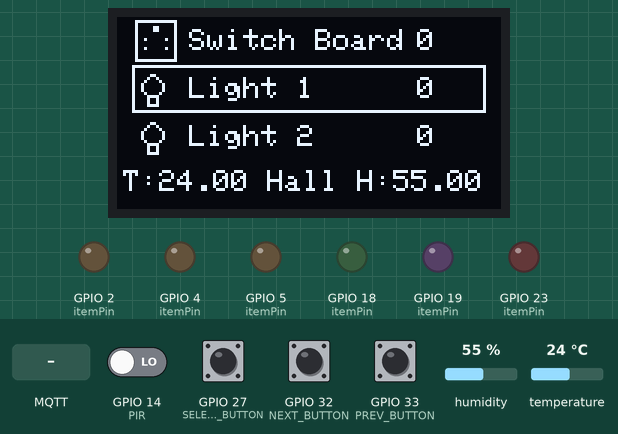
Recording of a program running on a simulated ESP32. Shown: 128×64 one-colour display, output pins drawn as LEDs (lit = HIGH). The inputs (shaded band) are chosen by the test bench; at power-on: GPIO 27 (SELECT_BUTTON), GPIO 32 (NEXT_BUTTON), GPIO 33 (PREV_BUTTON) HIGH, GPIO 14 (PIR) LOW, humidity 55 %, temperature 24 °C. WiFi joins after 1.5 s; servers stay silent unless stated; no MQTT or app messages arrive unless stated; what the program prints to the serial monitor is not drawn.

Above: at 3.3 s.
3.4 s: GPIO 32 (NEXT_BUTTON) pulled LOW for 1 s
At 5.0 s:
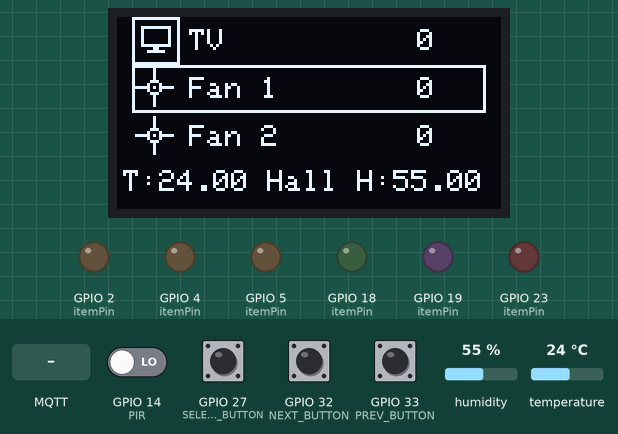
5.9 s: GPIO 27 (SELECT_BUTTON) pulled LOW for 0.15 s
At 6.2 s:
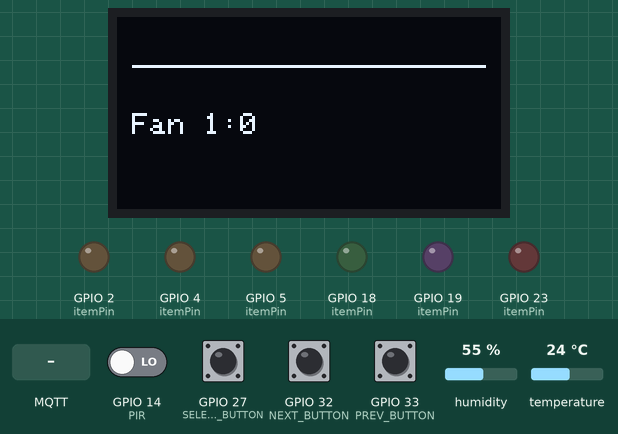
7.5 s: GPIO 33 (PREV_BUTTON) pulled LOW for 1 s
At 8.8 s:
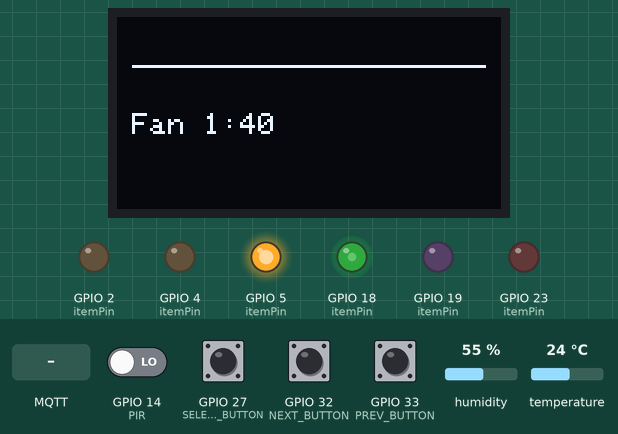
10.0 s: MQTT message "1" arrives on the first subscribed topic
At 10.5 s:
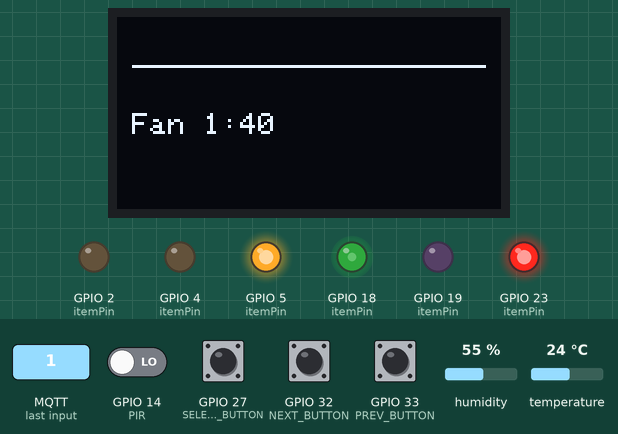
11.5 s: GPIO 27 (SELECT_BUTTON) pulled LOW for 1 s
At 11.69 s:
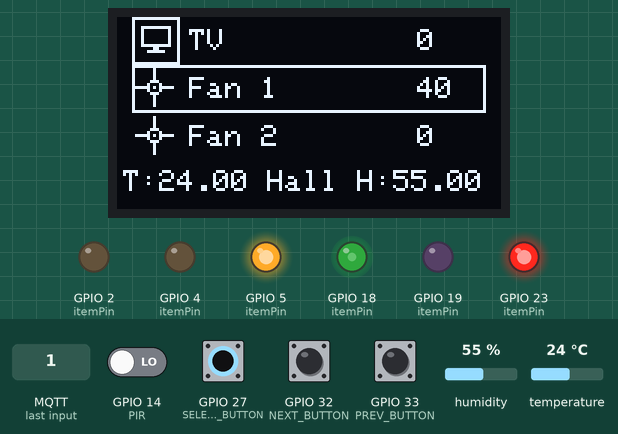
14.0 s: GPIO 33 (PREV_BUTTON) pulled LOW for 1 s
At 15.8 s:
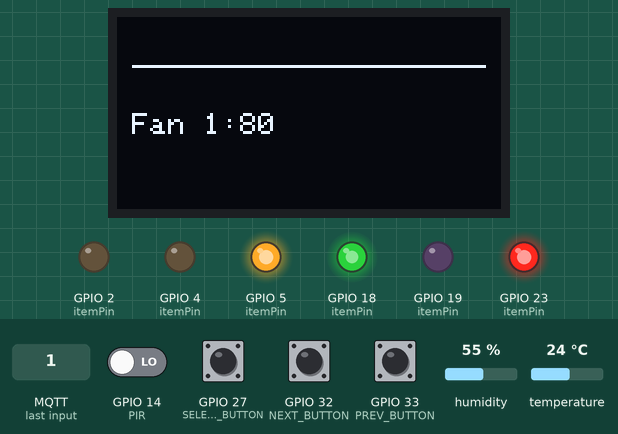
Timing chart, 0 to 17.3 s (numbered marks = the images above; inputs shaded):
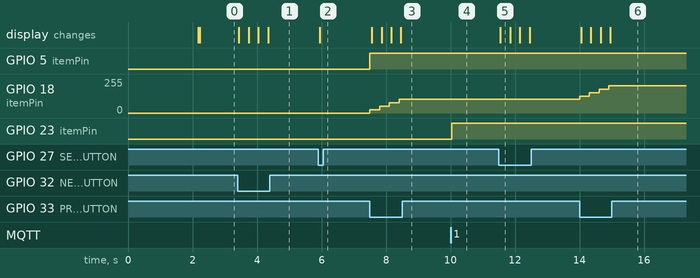

Measured:
- after the input at 3.4 s, the display: first changes at once (image 1 shows a later state)
- after the input at 5.9 s, the display: changes after 0.05 s (image 2)
- after the input at 7.5 s, GPIO 5 (itemPin): LOW → HIGH at once; GPIO 18 (itemPin): 0/255 → 25/255 at once, → 51/255 0.30 s later, → 76/255 0.30 s later, → 102/255 0.30 s later; the display: first changes after 0.06 s (image 3 shows a later state)
- after the input at 10.0 s, GPIO 23 (itemPin): LOW → HIGH at once
- after the input at 11.5 s, the display: changes at once (image 5)
- after the input at 14.0 s, GPIO 18 (itemPin): 102/255 → 127/255 at once, → 153/255 0.30 s later, → 178/255 0.30 s later, → 204/255 0.30 s later; the display: first changes after 0.05 s (image 6 shows a later state)

The program:

main.cpp
```cpp
/*
Date: oct 26
Description:
Updated ersion of OLED_ROOM1
This code establish connection as control panel to mqtt server to control nodes over wifi.

- PushButton attached to pin 32,33,27
- OLED attached to pin 21 (sda),22
- DHT22 attached to pin 15
- Fan 1 attached to pin 18
- Fan 2 attached to pin 4
- Light 1 attached to pin 23
- Ambient Led attached to pin 2
- Plug attached to pin 5
- Brightness Led attached to pin 19
- PIR attached to pin 14
*/

#include <Arduino.h>
#include <Wire.h>
#include <Adafruit_GFX.h>
#include <PubSubClient.h>
// #include <Adafruit_SH1106.h>
#include <Adafruit_SSD1306.h>
#include <DHTesp.h>
#include <WiFi.h>

#define OLED_RESET 4
// OUTPUT CONFIGS
#define FAN 1
#define PLUG 2
#define LIGHT 3
#define BRIGHTNESS 4
#define PIR 14
// BUTTON CONFIG
#define MODE_BUTTON_CAP 1

Adafruit_SSD1306 display(128, 64, &Wire, -1);
// Adafruit_SH1106 display(22, 21);
DHTesp dht;

WiFiClient wifi;
PubSubClient client(wifi);
/* CONFIGURATION Parameters */
#define MAX_ITEMS 7
#define DEBUG_MODE true
/* OLED */
#define SCREEN_WIDTH 128
#define SCREEN_HEIGHT 64
// Button Config
#define NEXT_BUTTON 32
#define PREV_BUTTON 33
#define SELECT_BUTTON 27
// 'New Project', 16x16px
const unsigned char light[] PROGMEM = {
    0x00, 0x00, 0x00, 0x00, 0x00, 0x00, 0x03, 0x00, 0x04, 0x80, 0x08, 0x40, 0x10, 0x20, 0x10, 0x20,
    0x10, 0x20, 0x08, 0x40, 0x07, 0x80, 0x04, 0x80, 0x04, 0x80, 0x07, 0x80, 0x00, 0x00, 0x00, 0x00};
// 'brightness', 16x16px
const unsigned char brightness[] PROGMEM = {
    0xff, 0xff, 0x80, 0x01, 0xbf, 0xfd, 0x80, 0x01, 0x80, 0x01, 0x8f, 0xf1, 0x80, 0x01, 0x80, 0x01,
    0x83, 0xc1, 0x80, 0x01, 0x80, 0x01, 0x81, 0x81, 0x80, 0x01, 0x80, 0x01, 0x80, 0x01, 0xff, 0xff};
// 'fan', 16x16px
const unsigned char fan[] PROGMEM = {
    0x00, 0x00, 0x01, 0x00, 0x01, 0x00, 0x01, 0x00, 0x01, 0x00, 0x03, 0x80, 0x04, 0x40, 0x7d, 0x7c,
    0x04, 0x40, 0x03, 0x80, 0x01, 0x00, 0x01, 0x00, 0x01, 0x00, 0x01, 0x00, 0x00, 0x00, 0x00, 0x00};
// 'plug', 16x16px
const unsigned char plug[] PROGMEM = {
    0x00, 0x00, 0x7f, 0xfe, 0x40, 0x02, 0x41, 0x82, 0x41, 0x82, 0x40, 0x02, 0x40, 0x02, 0x48, 0x12,
    0x40, 0x02, 0x40, 0x02, 0x48, 0x12, 0x40, 0x02, 0x40, 0x02, 0x40, 0x02, 0x7f, 0xfe, 0x00, 0x00};
// 'wifi', 16x16px
const unsigned char epd_bitmap_wifi[] PROGMEM = {
    0x00, 0x00, 0x07, 0xe0, 0x08, 0x10, 0x09, 0x90, 0x12, 0x48, 0x12, 0x48, 0x24, 0x24, 0x25, 0xa4,
    0x00, 0x00, 0x41, 0x5d, 0x41, 0x51, 0x2a, 0x59, 0x3e, 0x51, 0x00, 0x00, 0x00, 0x00, 0x00, 0x00};
const unsigned char Ambient[] PROGMEM = {
    0xff, 0xff, 0x9f, 0xf9, 0xa0, 0x05, 0xc0, 0x03, 0x81, 0x01, 0x83, 0x81, 0x93, 0x91, 0x9b, 0xb1,
    0x9f, 0xf1, 0x9f, 0xf1, 0x87, 0xc1, 0x8d, 0x61, 0x81, 0x01, 0x80, 0x01, 0x80, 0x01, 0xff, 0xff};

const unsigned char TV[] PROGMEM = {
    0xff, 0xff, 0x80, 0x01, 0x80, 0x01, 0x9f, 0xf9, 0x90, 0x09, 0x90, 0x09, 0x90, 0x09, 0x90, 0x09,
    0x90, 0x09, 0x9f, 0xf9, 0x81, 0x81, 0x87, 0xe1, 0x80, 0x01, 0x80, 0x01, 0x80, 0x01, 0xff, 0xff};

// Array of all bitmaps for convenience. (Total bytes used to store images in PROGMEM = 240)
const int epd_bitmap_allArray_LEN = 7;
const unsigned char *logoArray[7] = {
    light,
    light,
    Ambient,
    TV,
    fan,
    fan,
    plug};

unsigned long debounceDelay = 300;
unsigned long lastDebounceTime = 0;
bool inItem = false;
uint8_t selectedItem = 0;
uint8_t upItem;
uint8_t downItem;
const char *mqtt_server = "192.168.1.100";
float temp = 0;
float hum = 0;
// Items Configuration starts here
const char selectableItems[MAX_ITEMS][15] = {
    "Light 1",
    "Light 2",
    "Ambient Mode",
    "TV",
    "Fan 1",
    "Fan 2",
    "Switch Board",
};
const bool toggleItems[MAX_ITEMS] = {true, true, true, true, false, false, true};
int currentValue[MAX_ITEMS] = {
    0,
    0,
    0,
    0,
    0,
    0,
    0,
};
const char topics[MAX_ITEMS][30] = {"IoT/hall/light1", "IoT/hall/light2", "IoT/hall/ambientLight", "IoT/hall/TV", "IoT/hall/fan1", "IoT/hall/fan2", "IoT/hall/switchBoard1"};

const uint8_t itemPin[MAX_ITEMS - 1] = {23, 19, 18, 5, 4, 2};

const uint8_t maxValues[MAX_ITEMS] = {1, 1, 1, 1, 100, 100, 1};
bool needUpdate = true;

char SSID[32] = "Node"; // Increased size for SSID
char PASSWORD[64] = "12345678";       // Increased size for Password
unsigned long lastMotionTime = 0;


/**
 * Returns the bottom text to be displayed on the screen.
 *
 * @return The bottom text as a string.
 *
 * @throws None
 */
String BottomText()
{
    if (WiFi.status() != WL_CONNECTED)
    {
        return "Not Connected To WiFi";
    }
    else if (client.connected() == false)
    {
        return "Not Connected To MQTT";
    }
    else
    {
        return "T:" + String(temp) + " Hall " + "H:" + String(hum);

    }
}
/**
 * Callback function that handles incoming messages.
 *
 * @param topic The topic of the message.
 * @param payload The payload of the message.
 * @param length The length of the payload.
 *
 * @throws None
 */
void callback(char *topic, byte *payload, unsigned int length)
{

    String message;

    for (int i = 0; i < length; i++)
    {
        message += (char)payload[i];
    }
#if DEBUG_MODE
    Serial.print("Message arrived [");
    Serial.print(topic);
    Serial.print("] ");
    Serial.println(message);
#endif
    for (int i = 0; i < MAX_ITEMS; i++)
    {
        if (String(topics[i]) == String(topic))
        {
            if (maxValues[i] == 1)
            {
                // For topics that can only have "0" or "1"
                if (message == "1" || message == "0")
                {
                    currentValue[i] = message.toInt();
                    needUpdate = true;
                }
            }
            else
            {
                // For topics that can have other values
                currentValue[i] = message.toInt();
                needUpdate = true;
            }
            break;
        }
    }
}

/**
 * Initializes the setup for the program.
 *
 * @return void
 *
 * @throws None
 */
void setup()
{
    Serial.begin(115200);
    pinMode(PIR, INPUT);
    dht.setup(15, DHTesp::DHT22);
    Serial.println(dht.getTemperature());
    display.begin(SSD1306_SWITCHCAPVCC, 0x3C);
    display.clearDisplay();
    display.setTextSize(1);
    display.setTextColor(WHITE);
    WiFi.begin(SSID, PASSWORD);
    client.setServer(mqtt_server, 1883);
    client.setCallback(callback);
    uint8_t i = 0;
    while (WiFi.status() != WL_CONNECTED)
    {

#if DEBUG_MODE
        Serial.println("Connecting to WiFi..");
#endif
        display.setTextSize(1);
        display.setCursor(5, 32);
        display.print("Connecting to WiFi..");
        display.drawBitmap(58, 14, epd_bitmap_wifi, 16, 16, WHITE);
        display.display();
        delay(1000);
        i++;
        if (i > 12)
        {
            break;
        }
    }

    if (client.connect("hallNode"))
    {

#if DEBUG_MODE
        Serial.println("connected");
#endif
        for (int i = 0; i < MAX_ITEMS; i++)
        {
#if DEBUG_MODE
            Serial.print("Subscribing to: ");
            Serial.println(topics[i]);
#endif
            client.subscribe(topics[i]);
        }
    }
    else
    {
#if DEBUG_MODE
        Serial.println("failed, rc=" + client.state());
#endif
    }
#if MODE_BUTTON_CAP
#else
    pinMode(NEXT_BUTTON, INPUT_PULLUP);
    pinMode(PREV_BUTTON, INPUT_PULLUP);
    pinMode(SELECT_BUTTON, INPUT_PULLUP);
#endif
    for (int i = 0; i < MAX_ITEMS - 1; i++)
    {
        pinMode(itemPin[i], OUTPUT);
    }
}

/**
 * Displays the items on the screen.
 *
 * @throws ErrorType description of error
 */
void displayItems()
{
    if (!needUpdate)
        return;

    if (!inItem)
    {
        display.clearDisplay();
        display.setTextSize(1);
        display.setTextColor(WHITE);
        // Up Item
        display.setCursor(24, 4);
        display.print(selectableItems[upItem]);
        display.setCursor(100, 4);
        display.print(currentValue[upItem]);
        display.drawBitmap(5, 0, logoArray[upItem], 16, 16, WHITE);

        // Center Item
        display.drawLine(5, 16, 122, 16, WHITE);
        display.drawLine(122, 16, 122, 31, WHITE);
        display.drawLine(5, 31, 122, 31, WHITE);
        display.drawLine(5, 16, 5, 31, WHITE);
        display.setCursor(24, 20);
        display.print(selectableItems[selectedItem]);
        display.setCursor(100, 20);
        display.print(currentValue[selectedItem]);
        display.drawBitmap(5, 16, logoArray[selectedItem], 16, 16, WHITE);

        // Down Item
        display.setCursor(24, 36);
        display.print(selectableItems[downItem]);
        display.setCursor(100, 36);
        display.print(currentValue[downItem]);
        display.drawBitmap(5, 32, logoArray[downItem], 16, 16, WHITE);

        display.setCursor(2, 51);
        display.print(BottomText());

        display.display();
    }
    else
    {
        display.clearDisplay();
        display.setTextSize(1);
        display.setCursor(5, 32);
        display.print(selectableItems[selectedItem]);
        display.print(":");
        display.print(currentValue[selectedItem]);
        display.setTextColor(WHITE);

        display.drawLine(5, 16, 122, 16, WHITE);
        display.display();
    }
    needUpdate = false;
}

/**
 * Fixes the numbering of items.
 *
 * @param None
 *
 * @return None
 *
 * @throws None
 */
void fixNumbering()
{
    upItem = (selectedItem == 0) ? (MAX_ITEMS - 1) : (selectedItem - 1);
    downItem = (selectedItem == (MAX_ITEMS - 1)) ? 0 : (selectedItem + 1);
}

/**
 * Checks the state of the buttons and performs corresponding actions.
 *
 * @return void
 *
 * @throws None
 */
void checkButtons()
{
    unsigned long currentTime = millis();

    // Check the next button
    // Check the next button
    if (
#if MODE_BUTTON_CAP
        touchRead(NEXT_BUTTON) < 30
#else
        (digitalRead(NEXT_BUTTON) == LOW)
#endif
    )
    {
#if DEBUG_MODE
        Serial.println("next");
#endif
        if ((currentTime - lastDebounceTime) >= debounceDelay)
        {
            lastDebounceTime = currentTime;
            needUpdate = true;
            if (!inItem)
            {
                selectedItem = (selectedItem + 1) % MAX_ITEMS;
            }
            else
            {
                if (maxValues[selectedItem] == 100)
                {
                    currentValue[selectedItem] = max(0, currentValue[selectedItem] - 10); // Decrement by 10, min 0
                }
                else
                {
                    currentValue[selectedItem] = (currentValue[selectedItem] == 0) ? maxValues[selectedItem] : (currentValue[selectedItem] - 1);
                }
            }
        }
    }

    // Check the previous button
    if (
#if MODE_BUTTON_CAP
        touchRead(PREV_BUTTON) < 30
#else
        (digitalRead(PREV_BUTTON) == LOW)
#endif
    )
    {
#if DEBUG_MODE
        Serial.println("prev");
#endif
        if ((currentTime - lastDebounceTime) >= debounceDelay)
        {
            needUpdate = true;
            lastDebounceTime = currentTime;
            if (!inItem)
            {
                selectedItem = (selectedItem == 0) ? (MAX_ITEMS - 1) : (selectedItem - 1);
            }
            else
            {

                if (maxValues[selectedItem] == 100)
                {
                    currentValue[selectedItem] = min(100, currentValue[selectedItem] + 10); // Increment by 10, max 100
                }
                else
                {
                    currentValue[selectedItem] = (currentValue[selectedItem] + 1) % maxValues[selectedItem];
                }
            }
        }
    }

    // Check the select button
    if (
#if MODE_BUTTON_CAP
        touchRead(SELECT_BUTTON) < 30
#else
        (digitalRead(SELECT_BUTTON) == LOW)
#endif
    )
    {
#if DEBUG_MODE
        Serial.println("select");
#endif
        if ((currentTime - lastDebounceTime) >= debounceDelay)
        {
            needUpdate = true;
            lastDebounceTime = currentTime;
            inItem = !inItem;
        }
        if (!inItem)
        {
            String payload = String(currentValue[selectedItem]);
            client.publish(topics[selectedItem], payload.c_str(), true);
#if DEBUG_MODE
            Serial.print("Published to ");
            Serial.print(topics[selectedItem]);
            Serial.print(": ");
            Serial.println(payload);
#endif
        }
    }
}

/**
 * Updates the temperature and humidity readings.
 *
 * @return void
 */
void updateTempHum()
{
    float t = dht.getTemperature();
    float h = dht.getHumidity();

    if (isnan(t) || isnan(h) || t == 0 || h == 0)
    {
        return;
    }
    else
    {

        if ((temp != t) || (hum != h))
        {
            temp = t;
            hum = h;
            Serial.println("updatte detected");
            needUpdate = true;
            client.publish("IoT/hall/temperature", String(temp).c_str(), true);
            client.publish("IoT/hall/humidity", String(hum).c_str(), true);
        }
    }
}

/**
 * Updates the output based on the current values.
 *
 * @param None
 *
 * @return None
 *
 * @throws None
 */
void updateOutput()
{
    digitalWrite(itemPin[0], currentValue[0]);
    digitalWrite(itemPin[1], currentValue[1]);
    digitalWrite(itemPin[3], currentValue[6]);
    analogWrite(itemPin[2], currentValue[4] * 2.55);
    analogWrite(itemPin[5], currentValue[2 + 4] * 2.55);

    digitalWrite(itemPin[3], currentValue[3 + 1]);
}
/**
 * Reconnects to MQTT if not connected, and sets needUpdate to true.
 *
 * @param None
 *
 * @return None
 *
 * @throws None
 */
void reconnectMQTT() {

    if (!client.connected()) {
        display.clearDisplay();
        display.setTextSize(1);
        display.setTextColor(WHITE);
        display.setCursor(0, 0);
        display.println("Attempting MQTT Reconnection...");
        display.drawBitmap(58, 14, epd_bitmap_wifi, 16, 16, WHITE);
        display.display();
        Serial.print("Attempting MQTT connection...");
        // Attempt to connect
        if (client.connect("hallNode")) {
            Serial.println("connected to MQTT");
            // Subscribe to topics again
            for (int i = 0; i < MAX_ITEMS; i++) {
                client.subscribe(topics[i]);
            }
        } else {
            Serial.print("failed, rc=");
            Serial.print(client.state());
            Serial.println(" try again in 5 seconds");
            // Wait 5 seconds before retrying
            delay(2000);

        }
    }
    needUpdate = true;
}

void reconnectWiFi() {
    // Loop until we're reconnected to WiFi
    while (WiFi.status() != WL_CONNECTED) {
        Serial.print("Attempting WiFi connection...");
        // Attempt to connect to WiFi
        WiFi.begin(SSID, PASSWORD);
        // Wait 10 seconds for connection:
        delay(3000);
    }
    Serial.println("Connected to WiFi");
}
void CheckPIR() {
     if (digitalRead(PIR) == HIGH) {
    Serial.println("Motion detected!");
    client.publish(topics[1], "1", true);
    lastMotionTime = millis();
    client.publish(topics[0], "1", true);
  } else if (millis() - lastMotionTime > 30000) {
    client.publish("IoT/hall/automationTriggered", "1", true);
    Serial.println("Motion stopped!");
    client.publish(topics[0], "0", true);
    client.publish(topics[1], "0", true);
    client.publish(topics[4], "0", true);
    client.publish(topics[5], "0", true);

  }
}

/**
 * Performs the main loop of the program.
 *
 * @return void
 */
void loop()
{
    if (WiFi.status() == WL_CONNECTED) {
     if (!client.connected()) {
        reconnectMQTT();
    }
}
    CheckPIR();
    client.loop();
    fixNumbering();
    displayItems();
    checkButtons();
    updateOutput();
    updateTempHum();
}
```
